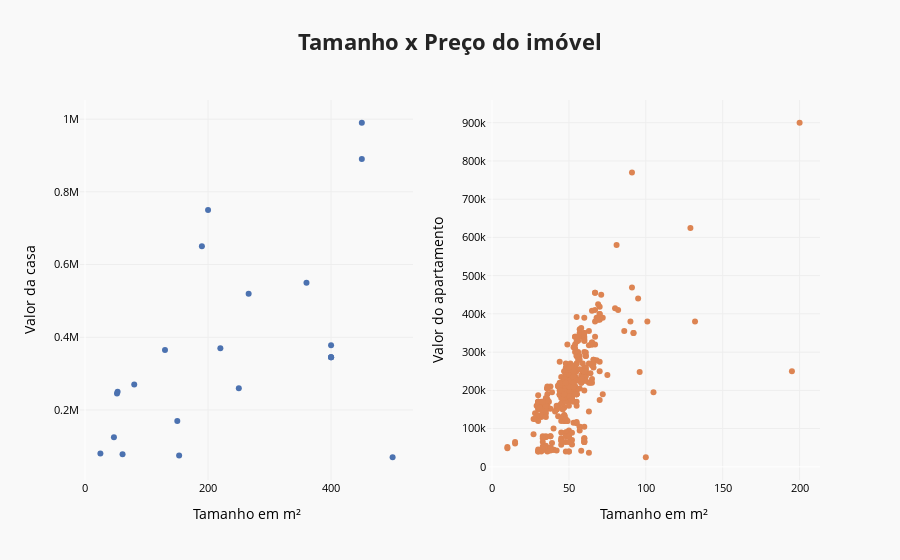

Notebook code cell kept with this figure:
### Code cell
df_fig1 = df_samambaia_filtered[(df_samambaia_filtered[HOUSE_CATEGORY] != 0) & (df_samambaia_filtered[HOUSE_CONDOMI_VALUE] > 1) & (df_samambaia_filtered[HOUSE_CONDOMI_VALUE] < 2000)]
df_fig2 = df_samambaia_filtered[(df_samambaia_filtered[HOUSE_CONDOMI_VALUE] > 1) & (df_samambaia_filtered[HOUSE_CONDOMI_VALUE] < 2000) & (df_samambaia_filtered[HOUSE_SIZE] > 0)]

title='<b>Tamanho x Preço do imóvel</b>'

fig = make_subplots(rows=1, cols=2)


fig.add_trace(
    go.Scatter(
        x=df_fig2[df_fig2[HOUSE_CATEGORY] == 'Casas'][HOUSE_SIZE], 
        y=df_fig2[df_fig2[HOUSE_CATEGORY] == 'Casas'][HOUSE_PRICE], mode='markers', showlegend=False),
    row=1, col=1)

fig.add_trace(
    go.Scatter(
        x=df_fig2[df_fig2[HOUSE_CATEGORY] == 'Apartamentos'][HOUSE_SIZE], 
        y=df_fig2[df_fig2[HOUSE_CATEGORY] == 'Apartamentos'][HOUSE_PRICE], mode='markers', showlegend=False),
    row=1, col=2)

fig.update_layout(
    boxmode='group',
    title=title,
    titlefont={'size':22},
#     legendgroup=True,
    violinmode='group',
    paper_bgcolor='#f9f9f9',
    plot_bgcolor='#f9f9f9',
    template='seaborn',
)

fig.update_xaxes(
    color='black',
    showgrid=True,
    gridwidth=1.0, 
    gridcolor='#eeeeee',
    tickfont_size=11,
)

fig.update_yaxes(
    color='black',
    showgrid=True,
    gridwidth=1.0, 
    gridcolor='#eeeeee',
    tickfont_size=11,
)

fig['layout']['xaxis']['title']='Tamanho em m²'
fig['layout']['xaxis2']['title']='Tamanho em m²'
fig['layout']['yaxis']['title']='Valor da casa'
fig['layout']['yaxis2']['title']='Valor do apartamento'


fig.show()

### Figure 1 — Plotly figure (JSON) as saved in the notebook; plotly's stock layout.template omitted (floating-point values rounded to 4 significant figures; data arrays with more than 128 entries replaced by an {"elided": "..."} marker saying what was removed)
{"data": [{"mode": "markers", "showlegend": false, "type": "scatter", "x": [150, 25, 53, 200, 400, 400, 450, 450, 47, 400, 130, 80, 61, 153, 250, 266, 400, 360, 190, 52, 220, 500], "xaxis": "x", "y": [170000, 80000, 250000, 750000, 345000, 345000, 890000, 990000, 125000, 345000, 365000, 270000, 78000, 75000, 260000, 520000, 378000, 550000, 650000, 245000, 369990, 70000], "yaxis": "y"}, {"mode": "markers", "showlegend": false, "type": "scatter", "x": {"elided": "411 int values"}, "xaxis": "x2", "y": {"elided": "411 int values"}, "yaxis": "y2"}], "layout": {"boxmode": "group", "paper_bgcolor": "#f9f9f9", "plot_bgcolor": "#f9f9f9", "title": {"font": {"size": 22}, "text": "<b>Tamanho x Preço do imóvel</b>"}, "violinmode": "group", "xaxis": {"anchor": "y", "color": "black", "domain": [0, 0.45], "gridcolor": "#eeeeee", "gridwidth": 1, "showgrid": true, "tickfont": {"size": 11}, "title": {"text": "Tamanho em m²"}}, "xaxis2": {"anchor": "y2", "color": "black", "domain": [0.55, 1], "gridcolor": "#eeeeee", "gridwidth": 1, "showgrid": true, "tickfont": {"size": 11}, "title": {"text": "Tamanho em m²"}}, "yaxis": {"anchor": "x", "color": "black", "domain": [0, 1], "gridcolor": "#eeeeee", "gridwidth": 1, "showgrid": true, "tickfont": {"size": 11}, "title": {"text": "Valor da casa"}}, "yaxis2": {"anchor": "x2", "color": "black", "domain": [0, 1], "gridcolor": "#eeeeee", "gridwidth": 1, "showgrid": true, "tickfont": {"size": 11}, "title": {"text": "Valor do apartamento"}}}}
